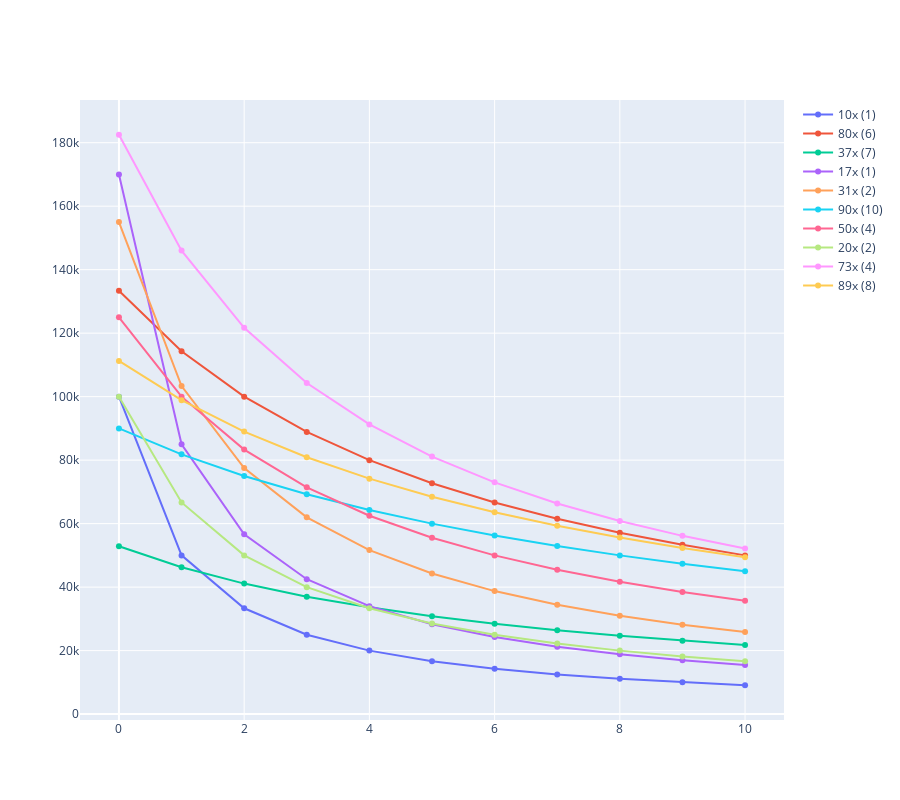

Write notebook code for a chart like this one.
### Code cell
containers = {
    10: 1,
    80: 6,
    37: 7,
    17: 1,
    31: 2,
    90: 10,
    50: 4,
    20: 2,
    73: 4,
    89: 8,
}

total_inhabitants = sum(containers.values())
total_base_shells = sum(((multiplier * 10_000) / inhabitants) for multiplier, inhabitants in containers.items())

fig = make_subplots(rows=1, cols=1)

for multiplier, inhabitants in containers.items():
    base_shells = (multiplier * 10_000) / inhabitants

    inhabitants_pct = inhabitants / total_inhabitants * 100
    expected_shells_inhabitants = (multiplier * 10_000) / (inhabitants + inhabitants_pct)

    base_pct = base_shells / total_base_shells * 100
    expected_shells_base = (multiplier * 10_000) / (inhabitants + base_pct)

    x = []
    y = []
    for i in range(0, 11):
        x.append(i)
        y.append((multiplier * 10_000) / (inhabitants + i))

    fig.add_trace(go.Scatter(x=x, y=y, name=f"{multiplier}x ({inhabitants})"), row=1, col=1)

    print(
        f"{multiplier=} {inhabitants=} {base_shells=:,.0f} {inhabitants_pct=:,.3f} {expected_shells_inhabitants=:,.0f} {base_pct=:,.3f} {expected_shells_base=:,.0f}"
    )

fig.update_layout(height=800)
fig.show()

### Figure 1 — Plotly figure (JSON) as saved in the notebook; plotly's stock layout.template omitted (floating-point values rounded to 4 significant figures)
{"data": [{"name": "10x (1)", "type": "scatter", "x": [0, 1, 2, 3, 4, 5, 6, 7, 8, 9, 10], "xaxis": "x", "y": [100000, 50000, 33330.0, 25000, 20000, 16670.0, 14290.0, 12500, 11110.0, 10000, 9091.0], "yaxis": "y"}, {"name": "80x (6)", "type": "scatter", "x": [0, 1, 2, 3, 4, 5, 6, 7, 8, 9, 10], "xaxis": "x", "y": [133300.0, 114300.0, 100000, 88890.0, 80000, 72730.0, 66670.0, 61540.0, 57140.0, 53330.0, 50000], "yaxis": "y"}, {"name": "37x (7)", "type": "scatter", "x": [0, 1, 2, 3, 4, 5, 6, 7, 8, 9, 10], "xaxis": "x", "y": [52860.0, 46250, 41110.0, 37000, 33640.0, 30830.0, 28460.0, 26430.0, 24670.0, 23125, 21760.0], "yaxis": "y"}, {"name": "17x (1)", "type": "scatter", "x": [0, 1, 2, 3, 4, 5, 6, 7, 8, 9, 10], "xaxis": "x", "y": [170000, 85000, 56670.0, 42500, 34000, 28330.0, 24290.0, 21250, 18890.0, 17000, 15450.0], "yaxis": "y"}, {"name": "31x (2)", "type": "scatter", "x": [0, 1, 2, 3, 4, 5, 6, 7, 8, 9, 10], "xaxis": "x", "y": [155000, 103300.0, 77500, 62000, 51670.0, 44290.0, 38750, 34440.0, 31000, 28180.0, 25830.0], "yaxis": "y"}, {"name": "90x (10)", "type": "scatter", "x": [0, 1, 2, 3, 4, 5, 6, 7, 8, 9, 10], "xaxis": "x", "y": [90000, 81820.0, 75000, 69230.0, 64290.0, 60000, 56250, 52940.0, 50000, 47370.0, 45000], "yaxis": "y"}, {"name": "50x (4)", "type": "scatter", "x": [0, 1, 2, 3, 4, 5, 6, 7, 8, 9, 10], "xaxis": "x", "y": [125000, 100000, 83330.0, 71430.0, 62500, 55560.0, 50000, 45450.0, 41670.0, 38460.0, 35710.0], "yaxis": "y"}, {"name": "20x (2)", "type": "scatter", "x": [0, 1, 2, 3, 4, 5, 6, 7, 8, 9, 10], "xaxis": "x", "y": [100000, 66670.0, 50000, 40000, 33330.0, 28570.0, 25000, 22220.0, 20000, 18180.0, 16670.0], "yaxis": "y"}, {"name": "73x (4)", "type": "scatter", "x": [0, 1, 2, 3, 4, 5, 6, 7, 8, 9, 10], "xaxis": "x", "y": [182500, 146000, 121700.0, 104300.0, 91250, 81110.0, 73000, 66360.0, 60830.0, 56150.0, 52140.0], "yaxis": "y"}, {"name": "89x (8)", "type": "scatter", "x": [0, 1, 2, 3, 4, 5, 6, 7, 8, 9, 10], "xaxis": "x", "y": [111250, 98890.0, 89000, 80910.0, 74170.0, 68460.0, 63570.0, 59330.0, 55625, 52350.0, 49440.0], "yaxis": "y"}], "layout": {"height": 800, "xaxis": {"anchor": "y", "domain": [0, 1]}, "yaxis": {"anchor": "x", "domain": [0, 1]}}}
